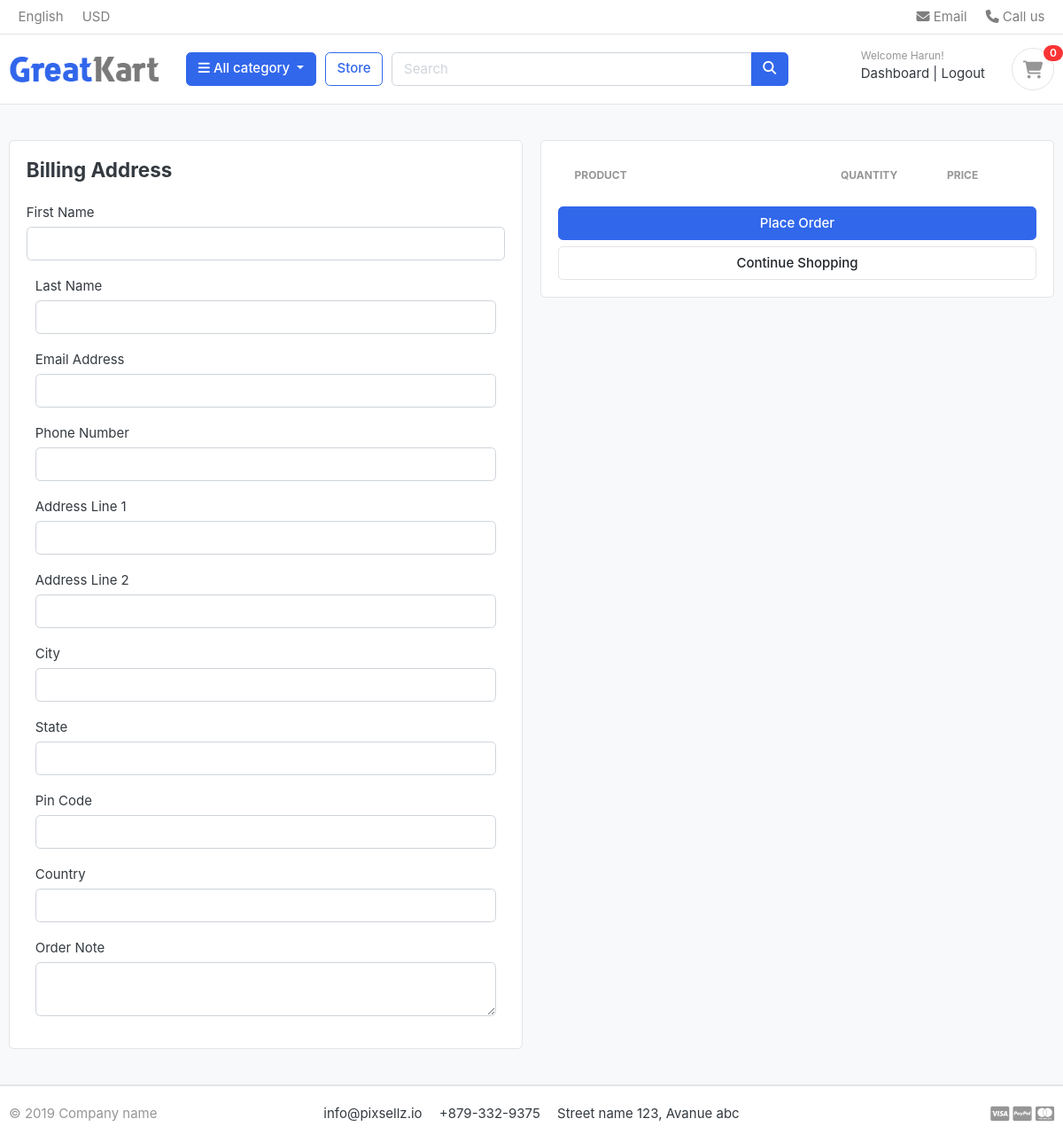
/cart/checkout/ (signed in), run on an earlier commit of the app's database.
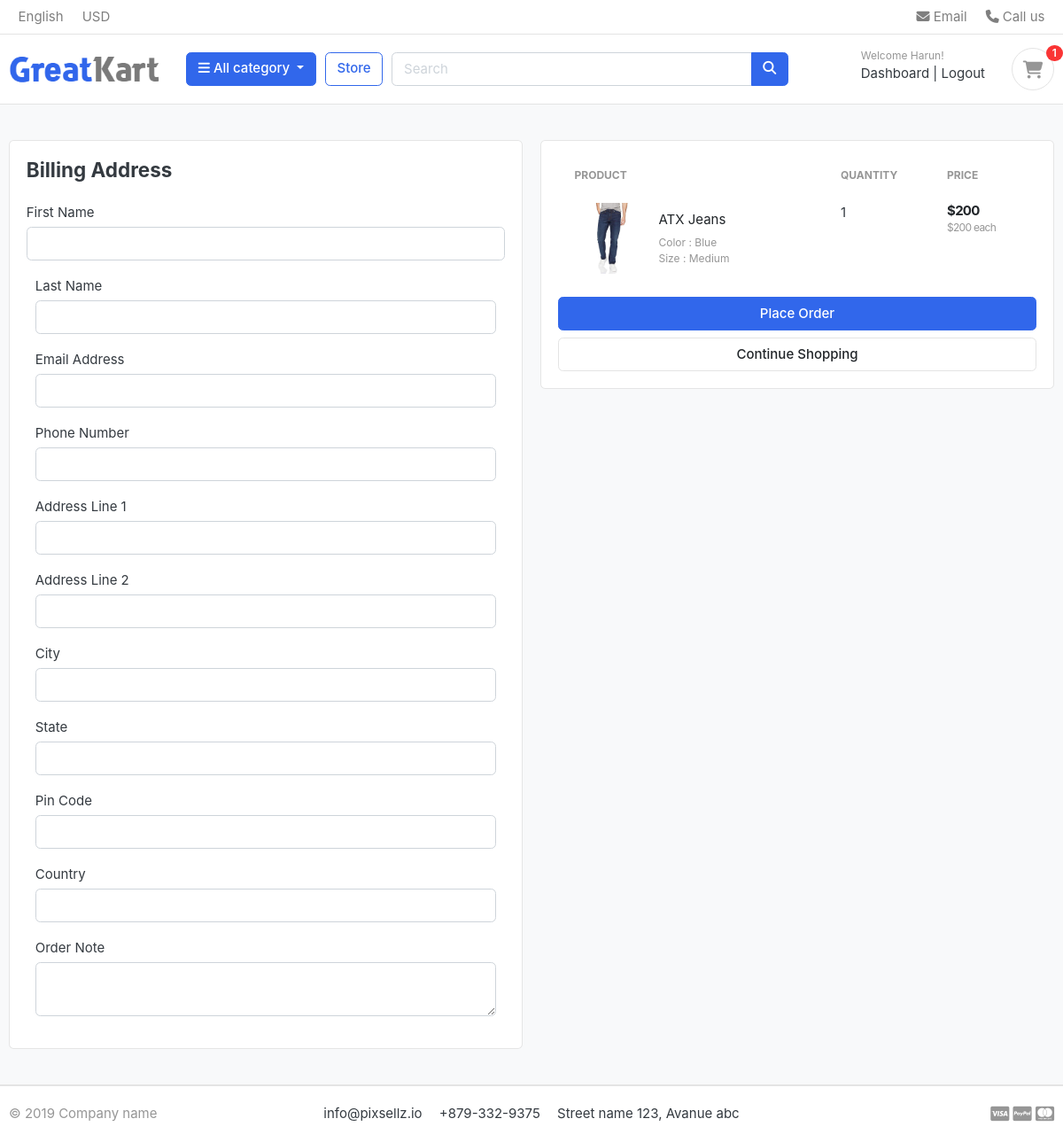
And on a later commit of the database.
### carts/models.py (models this page shows, shortened)
class CartItem(models.Model):
	user = models.ForeignKey(Account, on_delete=models.CASCADE, null=True)
	product = models.ForeignKey(Product, on_delete=models.CASCADE)
	variations = models.ManyToManyField(Variation, blank=True)
	cart = models.ForeignKey(Cart, on_delete=models.CASCADE, null=True)
	quantity = models.IntegerField()
	is_active = models.BooleanField(default=True)
	def sub_total(self):
		return self.product.price * self.quantity

### store/models.py (models this page shows, shortened)
class Product(models.Model):
	product_name = models.CharField(max_length=2000, unique=True)
	slug = models.SlugField(max_length=300, unique=True)
	description = models.TextField(max_length=5000, blank=True)
	price = models.IntegerField()
	image = models.ImageField(upload_to='photos/products')
	stock = models.IntegerField()
	is_available = models.BooleanField(default=True)
	category = models.ForeignKey(Category, on_delete=models.CASCADE)
	created_date = models.DateTimeField(auto_now_add=True)
	modified_date = models.DateTimeField(auto_now=True)
	def get_url(self):
		return reverse('product_detail', args=[self.category.slug, self.slug])

class Variation(models.Model):
	product = models.ForeignKey(Product, on_delete=models.CASCADE)
	variation_category = models.CharField(max_length=100, choices=variation_category_choice)
	variation_value = models.CharField(max_length=100)
	is_active = models.BooleanField(default=True)
	created_date = models.DateTimeField(auto_now=True)
	objects = VariationManager()

### carts/views.py (the view)
# urls.py: path('checkout/', views.checkout, name='checkout')
@login_required(login_url='login')
def checkout(request, total=0, quantity=0, cart_items=None):
	try:
		tax = 0
		grand_total = 0
		if request.user.is_authenticated:
			cart_items = CartItem.objects.filter(user=request.user, is_active=True)
		else:
			cart = Cart.objects.get(cart_id=_cart_id(request))
			cart_items = CartItem.objects.filter(cart=cart, is_active=True)
		for cart_item in cart_items:
			total += (cart_item.product.price * cart_item.quantity)
			quantity += cart_item.quantity
		tax = (5 * total)/100
		grand_total = total + tax
	except ObjectDoesNotExist:
		pass # Ignore
	context = {
		'total': total,
		'quantity': quantity,
		'cart_items': cart_items,
		'tax': tax,
		'grand_total': grand_total,
	}
	return render(request, 'store/checkout.html', context)

### carts/context_processors.py (called while the page is built)
def counter(request):
	cart_count = 0
	if 'admin' in request.path:
		return {}
	else:
		try:
			cart = Cart.objects.filter(cart_id=_cart_id(request))
			if request.user.is_authenticated:
				cart_items = CartItem.objects.all().filter(user=request.user)
			else:
				cart_items = CartItem.objects.all().filter(cart=cart[:1])
			for cart_item in cart_items:
				cart_count += cart_item.quantity
		except Cart.DoesNotExist:
			cart_count = 0
	return dict(cart_count=cart_count)

### carts/views.py (called while the page is built)
def _cart_id(request):
	cart = request.session.session_key
	if not cart:
		cart = request.session.create()
	return cart

### category/context_processors.py (called while the page is built)
def menu_links(request):
	links = Category.objects.all()
	return dict(links=links)

### category/models.py (called while the page is built)
	def get_url(self):
			return reverse('products_by_category', args=[self.slug])

### templates/store/checkout.html (shortened to what this page needs)
{% extends "base.html" %}
{% load static %}
{% block content %}
<section class="section-content padding-y bg">
<div class="container">
<div class="row">
	<aside class="col-lg-6">
<div class="card">
	<div class="card-body">
		<h4 class="card-title mb-4">Billing Address</h4>
		<form action="{% url 'place_order' %}" method="POST">
			<div class="form-row">
				<div class="col form-group">
					<label for="">First Name</label>
					<input type="text" name="first_name" class="form-control" required>
				</div>
			</div>
				<div class="col form-group">
					<label for="">Last Name</label>
					<input type="text" name="last_name" class="form-control" required>
				</div>
				<div class="col form-group">
					<label for="">Email Address</label>
					<input type="email" name="email" class="form-control" required>
				</div>
				<div class="col form-group">
					<label for="">Phone Number</label>
					<input type="text" name="phone" class="form-control" required>
				</div>
				<div class="col form-group">
					<label for="">Address Line 1</label>
					<input type="text" name="address_line_1" class="form-control" required>
				</div>
				<div class="col form-group">
					<label for="">Address Line 2</label>
					<input type="text" name="address_line_2" class="form-control">
				</div>
				<div class="col form-group">
					<label for="">City</label>
					<input type="text" name="city" class="form-control" required>
				</div>
				<div class="col form-group">
					<label for="">State</label>
					<input type="text" name="state" class="form-control" required>
				</div>
				<div class="col form-group">
					<label for="">Pin Code</label>
					<input type="text" name="pincode" class="form-control" required>
				</div>
				<div class="col form-group">
					<label for="">Country</label>
					<input type="text" name="country" class="form-control" required>
				</div>
				<div class="col form-group">
					<label for="">Order Note</label>
					<textarea name="order_note" rows="2" class="form-control"></textarea>
				</div>
			</div>
	</div>
	</aside>
	<aside class="col-lg-6">
		<div class="card">
		<div class="card-body">
			<table class="table table-borderless table-shopping-cart">
				<thead class="text-muted">
					<tr class="small text-uppercase">
					  <th scope="col">Product</th>
					  <th scope="col" width="120">Quantity</th>
					  <th scope="col" width="120">Price</th>
				{% for cart_item in cart_items %}
				</tr>
				</thead>
				<tbody>
				<tr>
					<td>
						<figure class="itemside align-items-center">
							<div class="aside"><img src="{{ cart_item.product.image.url }}" class="img-sm"></div>
							<figcaption class="info">
								<a href="{{ cart_item.product.get_url }}" class="title text-dark">{{ cart_item.product.product_name }}</a>
								<p class="text-muted small">
									{% if cart_item.variations.all %}
										{% for item in cart_item.variations.all %}
											{{ item.variation_category | capfirst }} : {{ item.variation_value | capfirst }} <br>
										{% endfor %}
									{% endif %}
								</p>
							</figcaption>
						</figure>
					</td>
					<td>
						<label for="">{{ cart_item.quantity }}</label>
					</td>
				<td>
					<div class="price-wrap">
						<var class="price">${{ cart_item.sub_total }}</var>
						<small class="text-muted"> ${{ cart_item.product.price }} each </small>
					</div>
				</td>
			</tr>
			{% endfor %}
		</tbody>
		</table>
			<button type="submit" name="submit" class="btn btn-primary btn-block">Place Order</button>
			<a href="{% url 'store' %}" class="btn btn-light btn-block">Continue Shopping</a>
		</div>
		</div>
</aside>
</div>
</div>
</section>
{% endblock %}

### templates/includes/navbar.html (shortened to what this page needs)
{% load static %}
<header class="section-header">
<nav class="navbar p-md-0 navbar-expand-sm navbar-light border-bottom">
<div class="container">
  <div class="collapse navbar-collapse" id="navbarTop4">
    <ul class="navbar-nav mr-auto">
    	<li class="nav-item dropdown">
		 	<a href="#" class="nav-link">   English </a>
		</li>
		<li class="nav-item dropdown">
			<a href="#" class="nav-link"> USD </a>
		</li>
    </ul>
    <ul class="navbar-nav">
		<li><a href="#" class="nav-link"> <i class="fa fa-envelope"></i> Email </a></li>
		<li><a href="#" class="nav-link"> <i class="fa fa-phone"></i> Call us </a></li>
	</ul>
  </div>
</div>
</nav>
<section class="header-main border-bottom">
	<div class="container">
<div class="row align-items-center">
	<div class="col-lg-2 col-md-3 col-6">
		<a href="{% url 'home' %}" class="brand-wrap">
			<img class="logo" src="{% static './images/logo.png' %}">
		</a>
	</div>
	<div class="col-lg col-sm col-md col-6 flex-grow-0">
		<div class="category-wrap dropdown d-inline-block float-right">
			<button type="button" class="btn btn-primary dropdown-toggle" data-toggle="dropdown">
				<i class="fa fa-bars"></i> All category
			</button>
		</div>
	</div>
	<a href="{% url 'store' %}" class="btn btn-outline-primary">Store</a>
	<div class="col-lg  col-md-6 col-sm-12 col">
		<form action="{% url 'search' %}" class="search" method="GET">
			<div class="input-group w-100">
			    <input type="text" class="form-control" style="width:60%;" placeholder="Search" name="keyword">
			    <div class="input-group-append">
			      <button class="btn btn-primary" type="submit">
			        <i class="fa fa-search"></i>
			      </button>
			    </div>
		    </div>
		</form>
	</div>
	<div class="col-lg-3 col-sm-6 col-8 order-2 order-lg-3">
				<div class="d-flex justify-content-end mb-3 mb-lg-0">
					{% if user.id is None %}
					<div class="widget-header">
						<small class="title text-muted">Welcome guest!</small>
						<div>
							<a href="{% url 'login' %}">Sign in</a> <span class="dark-transp"> | </span>
							<a href="{% url 'register' %}"> Register</a>
						</div>
					</div>
					{% else %}
					<div class="widget-header">
						<small class="title text-muted">Welcome {{ user.first_name }}!</small>
						<div>
							<a href="{% url 'dashboard' %}">Dashboard</a> <span class="dark-transp"> | </span>
							<a href="{% url 'logout' %}"> Logout </a>
						</div>
					</div>
					{% endif %}
					<a href="{% url 'cart' %}" class="widget-header pl-3 ml-3">
						<div class="icon icon-sm rounded-circle border"><i class="fa fa-shopping-cart"></i></div>
						<span class="badge badge-pill badge-danger notify">{{ cart_count }}</span>
					</a>
				</div>
			</div>
</div>
	</div>
</section>
</header>

What changed in the data, as far as the page shows it:
added CartItem: product.image (picture), product.product_name "ATX Jeans", quantity "1", sub_total "200", product.price "200"
now on this page (row unchanged): Variation: variation_category "Color", variation_value "Blue"
now on this page (row unchanged): Variation: variation_category "Size", variation_value "Medium"
Also different on the page:
{{ cart_count }}: "0" → "1"
